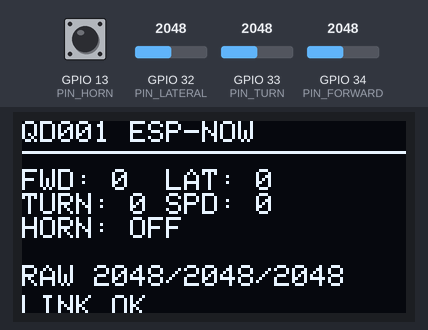
The sketch below on a simulated ESP32. On the bench: 128×64 one-colour display. The inputs (shaded band) are chosen by the test bench; at power-on: GPIO 13 (PIN_HORN) HIGH, GPIO 32 (PIN_LATERAL) = 2048, GPIO 33 (PIN_TURN) = 2048, GPIO 34 (PIN_FORWARD) = 2048. What the sketch prints to the serial monitor is not drawn.

Above: at 2.9 s.
3.0 s: GPIO 13 (PIN_HORN) pulled LOW for 0.15 s
At 3.12 s:
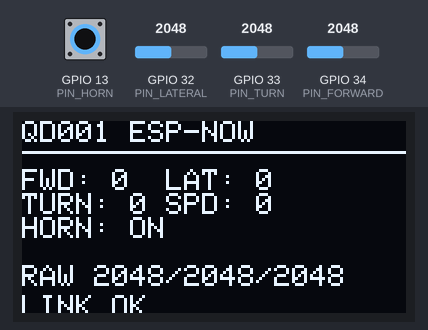
4.7 s: GPIO 32 (PIN_LATERAL) set to 2866
At 5.9 s:
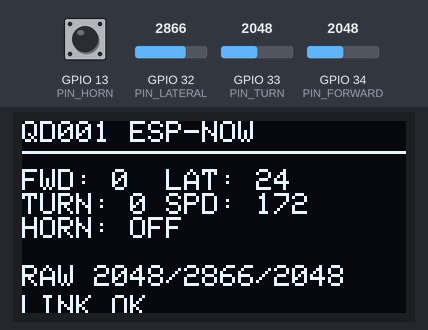
6.2 s: GPIO 33 (PIN_TURN) set to 2866
At 7.4 s:
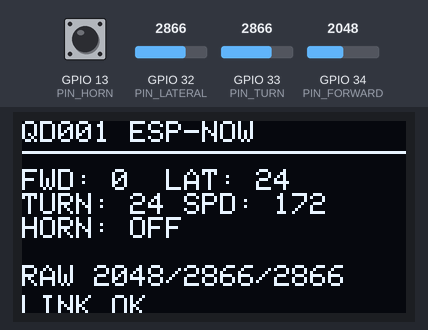
7.7 s: GPIO 34 (PIN_FORWARD) set to 2866
At 8.8 s:
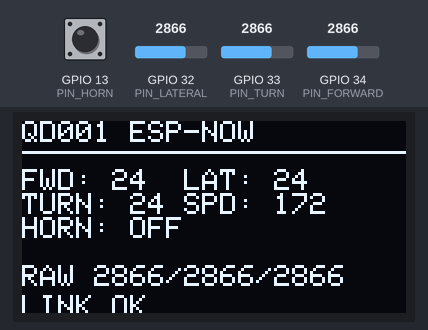
9.2 s: GPIO 13 (PIN_HORN) pulled LOW for 1 s
At 10.0 s:
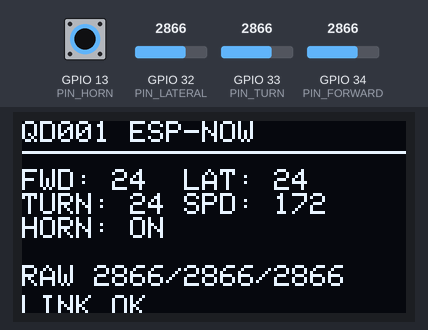
11.7 s: GPIO 32 (PIN_LATERAL) set to 3603
At 13.2 s:
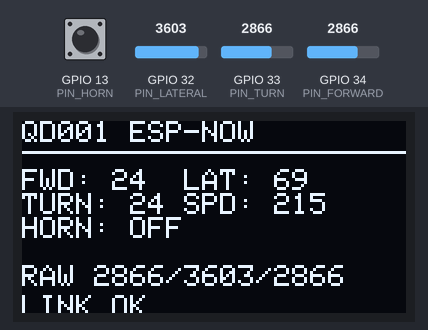
Timing chart, 0 to 14.2 s (numbered marks = the images above; inputs shaded):
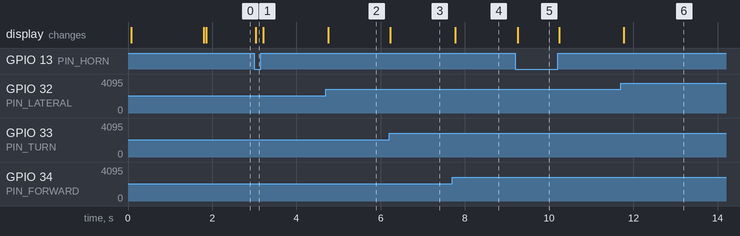

Measured:
- after the input at 3.0 s, the display: changes at once (image 1)
- after the input at 4.7 s, the display: changes after 0.05 s (image 2)
- after the input at 6.2 s, the display: changes at once (image 3)
- after the input at 7.7 s, the display: changes after 0.07 s (image 4)
- after the input at 9.2 s, the display: changes after 0.05 s (image 5)
- after the input at 11.7 s, the display: changes after 0.07 s (image 6)

The sketch:

CONTROL-QD001_ESPNOW.ino
```cpp
/*
 * Control remoto ESP32 + joysticks + OLED para ACEBOTT QD001.
 * Basado en el control de drone de PepeAngell.
 */

#include <esp_now.h>
#include <WiFi.h>
#include <Wire.h>
#include <Adafruit_GFX.h>
#include <Adafruit_SSD1306.h>

#define SCREEN_WIDTH 128
#define SCREEN_HEIGHT 64

Adafruit_SSD1306 display(SCREEN_WIDTH, SCREEN_HEIGHT, &Wire, -1);

// MAC del ESP32 del carrito vista al subir por USB.
uint8_t carAddress[] = {0x30, 0x76, 0xF5, 0x05, 0xC2, 0x74};

typedef struct CarCommand {
  int16_t forward;
  int16_t lateral;
  int16_t turn;
  uint8_t speed;
  uint8_t horn;
  uint32_t counter;
} CarCommand;

CarCommand command;
esp_now_peer_info_t peerInfo;

const int PIN_FORWARD = 34;  // Antes throttle
const int PIN_LATERAL = 32;  // Antes pitch
const int PIN_TURN    = 33;  // Antes roll
const int PIN_HORN    = 13;  // SW del joystick izquierdo

const int ADC_MIN = 0;
const int ADC_MAX = 4095;
const int AXIS_DEADZONE = 420;

const int MAX_AXIS = 100;
const int SPEED_MIN = 150;
const int SPEED_MAX = 245;

// Cambia a -1 si algun eje queda invertido.
const int FORWARD_DIR = 1;
const int LATERAL_DIR = 1;
const int TURN_DIR = 1;

bool lastSendOk = false;
int centerForward = 1904;
int centerLateral = 1904;
int centerTurn = 1904;

int readAverageRaw(int pin) {
  long sum = 0;

  for (int i = 0; i < 80; i++) {
    sum += analogRead(pin);
    delay(4);
  }

  return sum / 80;
}

void calibrateSticks() {
  display.clearDisplay();
  display.setCursor(0, 0);
  display.println("QD001 ESP-NOW TX");
  display.drawLine(0, 10, 128, 10, WHITE);
  display.setCursor(0, 24);
  display.println("Calibrando...");
  display.setCursor(0, 42);
  display.println("Suelta joysticks");
  display.display();

  delay(700);

  centerForward = readAverageRaw(PIN_FORWARD);
  centerLateral = readAverageRaw(PIN_LATERAL);
  centerTurn = readAverageRaw(PIN_TURN);

  Serial.print("Centro FWD: ");
  Serial.println(centerForward);
  Serial.print("Centro LAT: ");
  Serial.println(centerLateral);
  Serial.print("Centro TURN: ");
  Serial.println(centerTurn);
}

int readAxisPercent(int pin, int center, int direction) {
  int raw = analogRead(pin);
  int centered = raw - center;

  if (abs(centered) <= AXIS_DEADZONE) {
    return 0;
  }

  int value;

  if (centered > 0) {
    value = map(raw, center + AXIS_DEADZONE, ADC_MAX, 0, MAX_AXIS);
  } else {
    value = map(raw, ADC_MIN, center - AXIS_DEADZONE, -MAX_AXIS, 0);
  }

  return constrain(value * direction, -MAX_AXIS, MAX_AXIS);
}

uint8_t commandToSpeed(int a, int b, int c) {
  int strongest = max(abs(a), max(abs(b), abs(c)));

  if (strongest == 0) {
    return 0;
  }

  return map(strongest, 1, MAX_AXIS, SPEED_MIN, SPEED_MAX);
}

void onDataSent(const uint8_t *mac_addr, esp_now_send_status_t status) {
  lastSendOk = status == ESP_NOW_SEND_SUCCESS;
}

void drawScreen(int rawForward, int rawLateral, int rawTurn) {
  display.clearDisplay();
  display.setCursor(0, 0);
  display.println("QD001 ESP-NOW");
  display.drawLine(0, 10, 128, 10, WHITE);

  display.setCursor(0, 16);
  display.print("FWD: "); display.print(command.forward);
  display.print("  LAT: "); display.println(command.lateral);
  display.print("TURN: "); display.print(command.turn);
  display.print(" SPD: "); display.println(command.speed);
  display.print("HORN: "); display.println(command.horn ? "ON" : "OFF");

  display.setCursor(0, 48);
  display.print("RAW ");
  display.print(rawForward);
  display.print("/");
  display.print(rawLateral);
  display.print("/");
  display.println(rawTurn);

  display.setCursor(0, 58);
  display.print(lastSendOk ? "LINK OK " : "SIN ACK ");

  display.display();
}

void setup() {
  Serial.begin(115200);

  analogSetAttenuation(ADC_11db);
  pinMode(PIN_HORN, INPUT_PULLUP);

  if (!display.begin(SSD1306_SWITCHCAPVCC, 0x3C)) {
    Serial.println("OLED Error");
  }

  display.clearDisplay();
  display.setTextColor(WHITE);
  display.setCursor(0, 0);
  display.println("QD001 ESP-NOW TX");
  display.display();

  calibrateSticks();

  WiFi.mode(WIFI_STA);

  if (esp_now_init() != ESP_OK) {
    Serial.println("ESP-NOW init error");
    return;
  }

  esp_now_register_send_cb(onDataSent);

  memcpy(peerInfo.peer_addr, carAddress, 6);
  peerInfo.channel = 0;
  peerInfo.encrypt = false;

  if (esp_now_add_peer(&peerInfo) != ESP_OK) {
    Serial.println("No se pudo agregar peer");
    return;
  }

  Serial.println("Control QD001 listo");
}

void loop() {
  int rawForward = analogRead(PIN_FORWARD);
  int rawLateral = analogRead(PIN_LATERAL);
  int rawTurn = analogRead(PIN_TURN);

  command.forward = readAxisPercent(PIN_FORWARD, centerForward, FORWARD_DIR);
  command.lateral = readAxisPercent(PIN_LATERAL, centerLateral, LATERAL_DIR);
  command.turn = readAxisPercent(PIN_TURN, centerTurn, TURN_DIR);
  command.speed = commandToSpeed(command.forward, command.lateral, command.turn);
  command.horn = digitalRead(PIN_HORN) == LOW ? 1 : 0;
  command.counter++;

  esp_now_send(carAddress, (uint8_t *)&command, sizeof(command));

  drawScreen(rawForward, rawLateral, rawTurn);
  delay(35);
}
```
